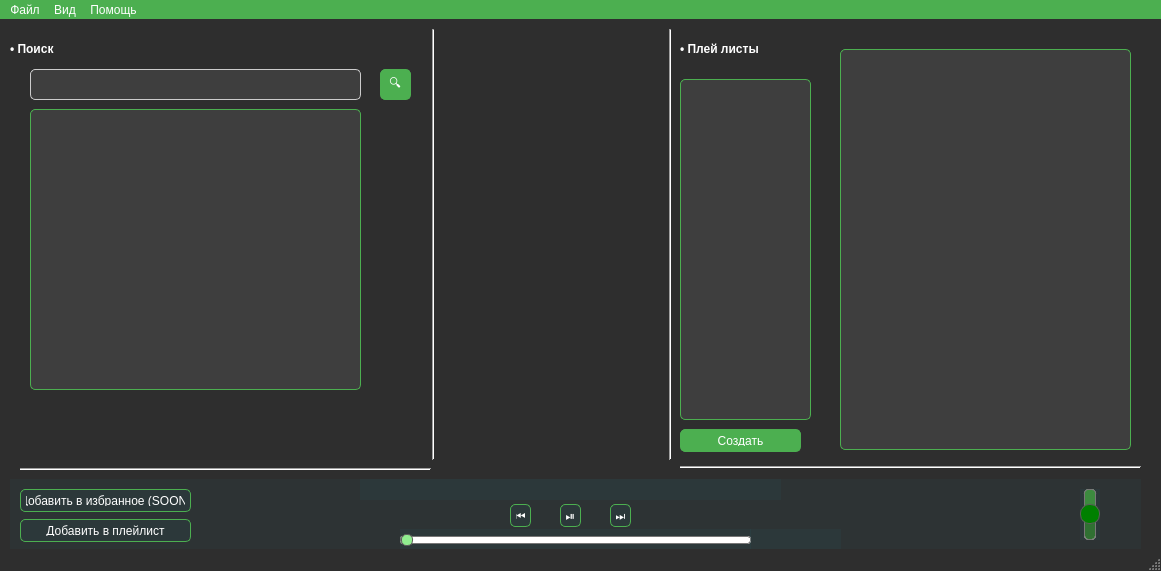
<?xml version="1.0" encoding="UTF-8"?>
<ui version="4.0">
 <class>MainWindow</class>
 <widget class="QMainWindow" name="MainWindow">
  <property name="geometry">
   <rect>
    <x>0</x>
    <y>0</y>
    <width>1161</width>
    <height>571</height>
   </rect>
  </property>
  <property name="windowTitle">
   <string>SpookyPlayer 2.3</string>
  </property>
  <property name="windowIcon">
   <iconset resource="resources.qrc">
    <normaloff>:/images/images/icon.ico</normaloff>:/images/images/icon.ico</iconset>
  </property>
  <property name="styleSheet">
   <string notr="true">/* Главное окно */
QMainWindow {
    background-color: #2E2E2E;
}

/* Меню */
QMenuBar {
    background-color: #4CAF50;
    color: white;
}

QMenuBar::item {
    background: transparent;
}

QMenuBar::item:selected {
    background: #66BB6A;
}

/* Кнопки */
QPushButton {
    background-color: #4CAF50;
    color: white;
    border: 1px solid #4CAF50;
    border-radius: 5px;
    padding: 5px;
}

QPushButton:hover {
    background-color: #66BB6A;
}

QPushButton:pressed {
    background-color: #388E3C;
}

/* Поля ввода */
QLineEdit {
    border: 1px solid #ccc;
    border-radius: 5px;
    padding: 5px;
    background-color: #3E3E3E;
    color: white;
}

/* Списки */
QListWidget {
    background-color: #3E3E3E;
    color: white;
    border: 1px solid #4CAF50;
    border-radius: 5px;
}



/* Метки */
QLabel {
    color: white;
}

/* Основной виджет */
QStackedWidget {
    background-color: #2E2E2E;
}
</string>
  </property>
  <property name="locale">
   <locale language="Russian" country="Ukraine"/>
  </property>
  <widget class="QWidget" name="centralwidget">
   <widget class="QWidget" name="widget" native="true">
    <property name="geometry">
     <rect>
      <x>0</x>
      <y>40</y>
      <width>441</width>
      <height>401</height>
     </rect>
    </property>
    <widget class="QStackedWidget" name="stackedWidget">
     <property name="geometry">
      <rect>
       <x>-10</x>
       <y>-20</y>
       <width>1151</width>
       <height>511</height>
      </rect>
     </property>
     <widget class="QWidget" name="page">
      <widget class="QWidget" name="widget_2" native="true">
       <property name="geometry">
        <rect>
         <x>30</x>
         <y>20</y>
         <width>421</width>
         <height>421</height>
        </rect>
       </property>
       <widget class="QLineEdit" name="searchLineEdit">
        <property name="geometry">
         <rect>
          <x>10</x>
          <y>10</y>
          <width>331</width>
          <height>31</height>
         </rect>
        </property>
       </widget>
       <widget class="QPushButton" name="searchButton">
        <property name="geometry">
         <rect>
          <x>360</x>
          <y>10</y>
          <width>31</width>
          <height>31</height>
         </rect>
        </property>
        <property name="text">
         <string>🔍</string>
        </property>
       </widget>
       <widget class="QListWidget" name="searchResultsListWidget">
        <property name="geometry">
         <rect>
          <x>10</x>
          <y>50</y>
          <width>331</width>
          <height>281</height>
         </rect>
        </property>
       </widget>
      </widget>
     </widget>
     <widget class="QWidget" name="page_2"/>
    </widget>
   </widget>
   <widget class="QWidget" name="widget_4" native="true">
    <property name="geometry">
     <rect>
      <x>680</x>
      <y>20</y>
      <width>471</width>
      <height>441</height>
     </rect>
    </property>
    <widget class="QListWidget" name="playlistsListWidget">
     <property name="geometry">
      <rect>
       <x>0</x>
       <y>40</y>
       <width>131</width>
       <height>341</height>
      </rect>
     </property>
    </widget>
    <widget class="QListWidget" name="playlistTracksListWidget">
     <property name="geometry">
      <rect>
       <x>160</x>
       <y>10</y>
       <width>291</width>
       <height>401</height>
      </rect>
     </property>
    </widget>
    <widget class="QPushButton" name="addPlaylistButton">
     <property name="geometry">
      <rect>
       <x>0</x>
       <y>390</y>
       <width>121</width>
       <height>23</height>
      </rect>
     </property>
     <property name="text">
      <string>Создать</string>
     </property>
    </widget>
    <widget class="Line" name="line_2">
     <property name="geometry">
      <rect>
       <x>-20</x>
       <y>420</y>
       <width>481</width>
       <height>16</height>
      </rect>
     </property>
     <property name="orientation">
      <enum>Qt::Horizontal</enum>
     </property>
    </widget>
    <zorder>playlistTracksListWidget</zorder>
    <zorder>playlistsListWidget</zorder>
    <zorder>addPlaylistButton</zorder>
    <zorder>line_2</zorder>
   </widget>
   <widget class="QWidget" name="widget_5" native="true">
    <property name="geometry">
     <rect>
      <x>10</x>
      <y>460</y>
      <width>1131</width>
      <height>71</height>
     </rect>
    </property>
    <property name="styleSheet">
     <string notr="true">background-color: rgba(13, 182, 197, 10);</string>
    </property>
    <widget class="QLabel" name="trackInfoLabel">
     <property name="geometry">
      <rect>
       <x>350</x>
       <y>0</y>
       <width>421</width>
       <height>21</height>
      </rect>
     </property>
     <property name="font">
      <font>
       <family>Sitka Small</family>
       <weight>75</weight>
       <bold>true</bold>
      </font>
     </property>
     <property name="text">
      <string> </string>
     </property>
     <property name="alignment">
      <set>Qt::AlignCenter</set>
     </property>
    </widget>
    <widget class="QSlider" name="volumeSlider">
     <property name="geometry">
      <rect>
       <x>1070</x>
       <y>10</y>
       <width>20</width>
       <height>51</height>
      </rect>
     </property>
     <property name="styleSheet">
      <string notr="true">QSlider::groove:vertical {
    border: 1px solid #bbb;
    background: rgb(48, 112, 51);
    width: 10px;
    border-radius: 4px;
    margin: 0px 20px; /* Для отступа от ручки */
}

QSlider::sub-page:vertical {
    background: rgb(60, 139, 63);
    border: 1px solid #777;
    width: 10px;
    border-radius: 4px;
    margin: 0px 20px; /* Для отступа от ручки */
}

QSlider::add-page:vertical {
    background: #green;
    border: 1px solid #777;
    width: 10px;
    border-radius: 4px;
    margin: 0px 20px; /* Для отступа от ручки */
}

QSlider::handle:vertical {
    background: green;
    border: 1px solid #5c5c5c;
    width: 18px;
    height: 18px;
    margin: 0 -5px; /* Центрирование ручки по горизонтали */
    border-radius: 9px; /* Делает ручку круглой */
}

QSlider::handle:vertical:hover {
    background: #00ff00;
}

QSlider::handle:vertical:pressed {
    background: #00cc00;
}
</string>
     </property>
     <property name="value">
      <number>50</number>
     </property>
     <property name="orientation">
      <enum>Qt::Vertical</enum>
     </property>
    </widget>
    <widget class="QPushButton" name="playButton">
     <property name="geometry">
      <rect>
       <x>550</x>
       <y>25</y>
       <width>21</width>
       <height>23</height>
      </rect>
     </property>
     <property name="styleSheet">
      <string notr="true">QPushButton:hover {
    background-color: #66BB6A;
}

QPushButton:pressed {
    background-color: #388E3C;
}</string>
     </property>
     <property name="text">
      <string>⏯️</string>
     </property>
    </widget>
    <widget class="QPushButton" name="nextButton">
     <property name="geometry">
      <rect>
       <x>600</x>
       <y>25</y>
       <width>21</width>
       <height>23</height>
      </rect>
     </property>
     <property name="styleSheet">
      <string notr="true">QPushButton:hover {
    background-color: #66BB6A;
}

QPushButton:pressed {
    background-color: #388E3C;
}</string>
     </property>
     <property name="text">
      <string>⏭️</string>
     </property>
    </widget>
    <widget class="QPushButton" name="prevButton">
     <property name="geometry">
      <rect>
       <x>500</x>
       <y>25</y>
       <width>21</width>
       <height>23</height>
      </rect>
     </property>
     <property name="styleSheet">
      <string notr="true">QPushButton:hover {
    background-color: #66BB6A;
}

QPushButton:pressed {
    background-color: #388E3C;
}</string>
     </property>
     <property name="text">
      <string>⏮️</string>
     </property>
    </widget>
    <widget class="QPushButton" name="addTrackPlaylistButton">
     <property name="geometry">
      <rect>
       <x>10</x>
       <y>40</y>
       <width>171</width>
       <height>23</height>
      </rect>
     </property>
     <property name="styleSheet">
      <string notr="true">QPushButton:hover {
    background-color: #66BB6A;
}

QPushButton:pressed {
    background-color: #388E3C;
}</string>
     </property>
     <property name="text">
      <string>Добавить в плейлист</string>
     </property>
    </widget>
    <widget class="QSlider" name="ProgressSlider">
     <property name="geometry">
      <rect>
       <x>390</x>
       <y>50</y>
       <width>351</width>
       <height>22</height>
      </rect>
     </property>
     <property name="styleSheet">
      <string notr="true">QSlider::groove:horizontal {
    border: 1px solid #bbb;
    background: white;
    height: 6px;
    border-radius: 3px;
}

QSlider::sub-page:horizontal {
    background: lightgreen;
    border: 1px solid #777;
    height: 6px;
    border-radius: 3px;
}

QSlider::add-page:horizontal {
    background: white;
    border: 1px solid #777;
    height: 6px;
    border-radius: 3px;
}

QSlider::handle:horizontal {
    background: lightgreen;
    border: 1px solid #5c5c5c;
    width: 10px;
    height: 10px;
    margin: -3px 0; /* centering the handle vertically */
    border-radius: 5px; /* making it circular */
}

QSlider::handle:horizontal:hover {
    background: #90ee90; /* slightly lighter green */
}

QSlider::handle:horizontal:pressed {
    background: #77dd77; /* slightly darker green */
}
</string>
     </property>
     <property name="orientation">
      <enum>Qt::Horizontal</enum>
     </property>
    </widget>
    <widget class="QPushButton" name="addTrackPlaylistButton_2">
     <property name="geometry">
      <rect>
       <x>10</x>
       <y>10</y>
       <width>171</width>
       <height>23</height>
      </rect>
     </property>
     <property name="styleSheet">
      <string notr="true">QPushButton:hover {
    background-color: #66BB6A;
}

QPushButton:pressed {
    background-color: #388E3C;
}</string>
     </property>
     <property name="text">
      <string>Добавить в избранное (SOON)</string>
     </property>
    </widget>
    <widget class="QLabel" name="trackInfoLabel2">
     <property name="geometry">
      <rect>
       <x>740</x>
       <y>50</y>
       <width>91</width>
       <height>20</height>
      </rect>
     </property>
     <property name="font">
      <font>
       <family>Sitka Small</family>
       <weight>75</weight>
       <bold>true</bold>
      </font>
     </property>
     <property name="text">
      <string> </string>
     </property>
     <property name="alignment">
      <set>Qt::AlignCenter</set>
     </property>
    </widget>
   </widget>
   <widget class="Line" name="line">
    <property name="geometry">
     <rect>
      <x>660</x>
      <y>10</y>
      <width>20</width>
      <height>431</height>
     </rect>
    </property>
    <property name="orientation">
     <enum>Qt::Vertical</enum>
    </property>
   </widget>
   <widget class="QLabel" name="playlistlabel">
    <property name="geometry">
     <rect>
      <x>680</x>
      <y>20</y>
      <width>101</width>
      <height>20</height>
     </rect>
    </property>
    <property name="font">
     <font>
      <family>MS Sans Serif</family>
      <weight>75</weight>
      <bold>true</bold>
     </font>
    </property>
    <property name="text">
     <string>• Плей листы</string>
    </property>
   </widget>
   <widget class="Line" name="line_3">
    <property name="geometry">
     <rect>
      <x>423</x>
      <y>10</y>
      <width>20</width>
      <height>431</height>
     </rect>
    </property>
    <property name="orientation">
     <enum>Qt::Vertical</enum>
    </property>
   </widget>
   <widget class="QLabel" name="searchlabel">
    <property name="geometry">
     <rect>
      <x>10</x>
      <y>20</y>
      <width>101</width>
      <height>20</height>
     </rect>
    </property>
    <property name="font">
     <font>
      <family>MS Sans Serif</family>
      <weight>75</weight>
      <bold>true</bold>
     </font>
    </property>
    <property name="text">
     <string>• Поиск</string>
    </property>
   </widget>
   <widget class="Line" name="line_4">
    <property name="geometry">
     <rect>
      <x>20</x>
      <y>440</y>
      <width>411</width>
      <height>20</height>
     </rect>
    </property>
    <property name="orientation">
     <enum>Qt::Horizontal</enum>
    </property>
   </widget>
  </widget>
  <widget class="QMenuBar" name="menubar">
   <property name="geometry">
    <rect>
     <x>0</x>
     <y>0</y>
     <width>1161</width>
     <height>21</height>
    </rect>
   </property>
   <widget class="QMenu" name="fileMenu">
    <property name="title">
     <string>Файл</string>
    </property>
   </widget>
   <widget class="QMenu" name="helpMenu">
    <property name="title">
     <string>Помощь</string>
    </property>
   </widget>
   <widget class="QMenu" name="viewMenu">
    <property name="title">
     <string>Вид</string>
    </property>
    <widget class="QMenu" name="changeLangMenu">
     <property name="title">
      <string>Сменить язык</string>
     </property>
     <addaction name="actionrussianAction"/>
     <addaction name="actionukrainianAction"/>
     <addaction name="actionenglishAction"/>
    </widget>
    <addaction name="changeLangMenu"/>
   </widget>
   <addaction name="fileMenu"/>
   <addaction name="viewMenu"/>
   <addaction name="helpMenu"/>
  </widget>
  <widget class="QStatusBar" name="statusbar"/>
  <action name="Russian">
   <property name="text">
    <string>Русский</string>
   </property>
  </action>
  <action name="Ukrainian">
   <property name="text">
    <string>Україньська</string>
   </property>
  </action>
  <action name="English">
   <property name="text">
    <string>English</string>
   </property>
  </action>
  <action name="actionrussianAction">
   <property name="text">
    <string>Russian</string>
   </property>
  </action>
  <action name="actionukrainianAction">
   <property name="text">
    <string>Ukrainian</string>
   </property>
  </action>
  <action name="actionenglishAction">
   <property name="text">
    <string>English</string>
   </property>
  </action>
 </widget>
 <resources>
  <include location="resources.qrc"/>
 </resources>
 <connections/>
</ui>
